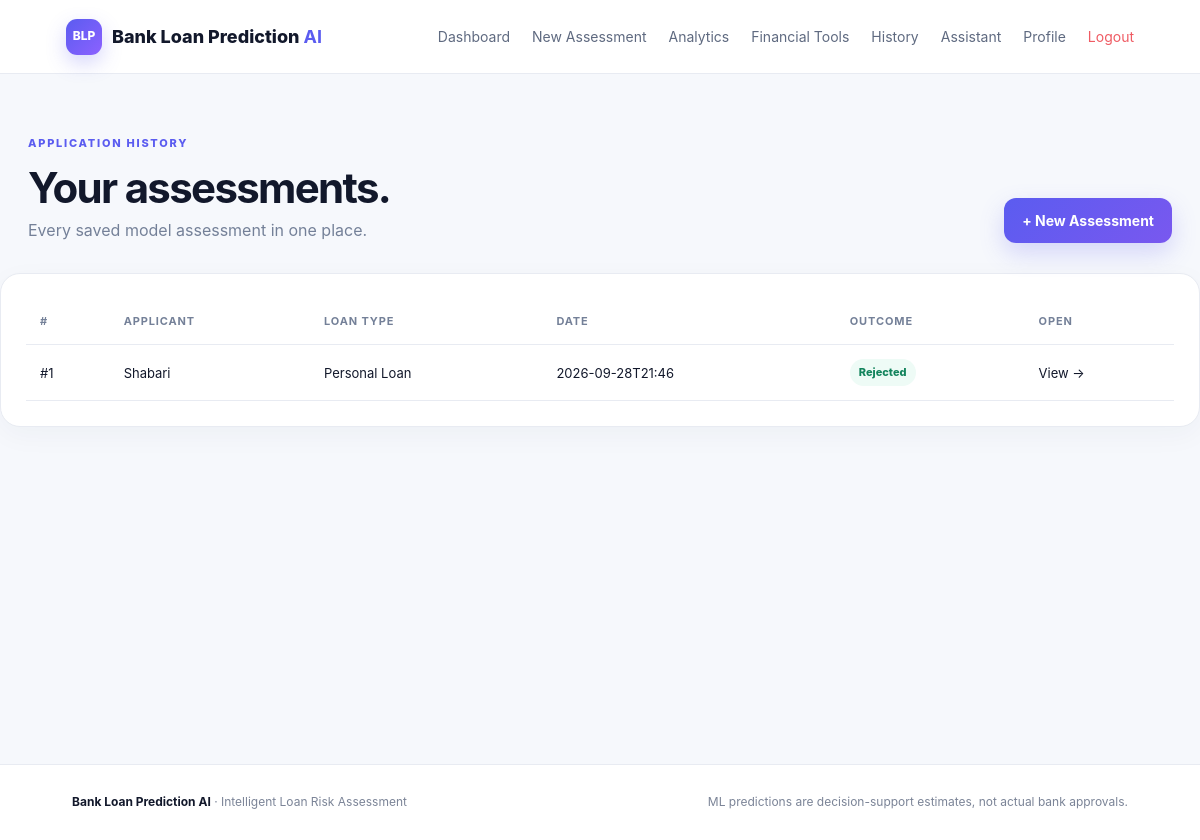
Screenshot of /history (signed in) with the database file from the repository.
### tables this page shows
CREATE TABLE applications (
        id INTEGER PRIMARY KEY AUTOINCREMENT,
        user_id INTEGER NOT NULL,
        created_at TEXT NOT NULL,
        loan_type TEXT NOT NULL,
        applicant_name TEXT,
        inputs_json TEXT NOT NULL,
        result_json TEXT NOT NULL,
        FOREIGN KEY(user_id) REFERENCES users(id)
    );

### app.py (the view)
@app.route('/history')
@login_required
def history():
    conn=db(); rows=conn.execute('SELECT * FROM applications WHERE user_id=? ORDER BY id DESC',(session['user_id'],)).fetchall(); conn.close(); return render_template('history.html',applications=rows)

### app.py (called while the page is built)
def db():
    conn = sqlite3.connect(DB_PATH)
    conn.row_factory = sqlite3.Row
    return conn

def current_user():
    if not session.get('user_id'):
        return None
    conn = db(); user = conn.execute('SELECT * FROM users WHERE id=?', (session['user_id'],)).fetchone(); conn.close()
    return user

def login_required(fn):
    from functools import wraps
    @wraps(fn)
    def wrapper(*args, **kwargs):
        if not session.get('user_id'):
            flash('Please login to access your Bank Loan Prediction workspace.', 'warning')
            return redirect(url_for('login', next=request.path))
        return fn(*args, **kwargs)
    return wrapper

@app.context_processor
def inject_globals():
    return {'user': current_user(), 'year': datetime.now().year}

### templates/history.html
{% extends 'base.html' %}{% block title %}History · Bank Loan Prediction AI{% endblock %}{% block content %}<section class="page-head"><div><span class="eyebrow">APPLICATION HISTORY</span><h1>Your assessments.</h1><p>Every saved model assessment in one place.</p></div><a class="btn primary" href="{{ url_for('apply') }}">+ New Assessment</a></section><section class="panel">{% if applications %}<div class="table-wrap"><table><thead><tr><th>#</th><th>Applicant</th><th>Loan type</th><th>Date</th><th>Outcome</th><th>Open</th></tr></thead><tbody>{% for a in applications %}{% set r=a['result_json'] %}<tr><td>#{{ a['id'] }}</td><td>{{ a['applicant_name'] }}</td><td>{{ a['loan_type'] }}</td><td>{{ a['created_at'][:16] }}</td><td><span class="pill">{{ 'Approved' if 'Approved' in r else 'Rejected' }}</span></td><td><a href="{{ url_for('result',application_id=a['id']) }}">View →</a></td></tr>{% endfor %}</tbody></table></div>{% else %}<div class="empty"><b>Your history is empty.</b><span>Create an assessment to start building your analytics.</span></div>{% endif %}</section>{% endblock %}

### static/css/app.css (style rules this page uses)
:root { --ink:#12182b;--muted:#748098;--line:#e8ebf2;--bg:#f6f8fc;--card:#fff;--primary:#5b5cf0;--primary2:#7a5cff;--green:#18b77e;--red:#ef5b63;--amber:#f2b84b;--shadow:0 18px 50px rgba(31,40,75,.09) }
* { box-sizing:border-box }
body { margin:0;font-family:Inter,ui-sans-serif,system-ui,-apple-system,Segoe UI,sans-serif;color:var(--ink);background:var(--bg);line-height:1.55 }
a { color:inherit;text-decoration:none }
.eyebrow { display:inline-block;font-size:11px;letter-spacing:.16em;font-weight:800;color:var(--primary);margin-bottom:10px }
.btn { display:inline-flex;align-items:center;justify-content:center;gap:8px;border:0;cursor:pointer;padding:12px 18px;border-radius:12px;font-weight:750;font-size:14px }
.btn.primary { background:linear-gradient(135deg,var(--primary),#7958ef);color:#fff;box-shadow:0 10px 25px rgba(91,92,240,.22) }
.page-head { max-width:1200px;margin:0 auto;padding:55px 28px 30px;display:flex;justify-content:space-between;align-items:end;gap:25px }
.page-head h1 { font-size:42px;line-height:1.08;letter-spacing:-.04em;margin:3px 0 8px }
.page-head p { color:var(--muted);margin:0 }
.kpi,.panel { background:#fff;border:1px solid var(--line);border-radius:20px;box-shadow:0 8px 28px rgba(31,40,75,.04) }
.panel { padding:25px }
.table-wrap { overflow:auto }
table { width:100%;border-collapse:collapse;font-size:13px }
th,td { text-align:left;padding:14px;border-bottom:1px solid var(--line);white-space:nowrap }
th { color:var(--muted);font-size:11px;text-transform:uppercase;letter-spacing:.08em }
.pill { display:inline-flex;padding:5px 9px;background:#eefbf6;color:#13845d;border-radius:99px;font-size:11px;font-weight:800 }

### rows the page displays
applications: id "1", applicant_name "Shabari", loan_type "Personal Loan", created_at "2026-09-28T21:46", result_json "Rejected"
